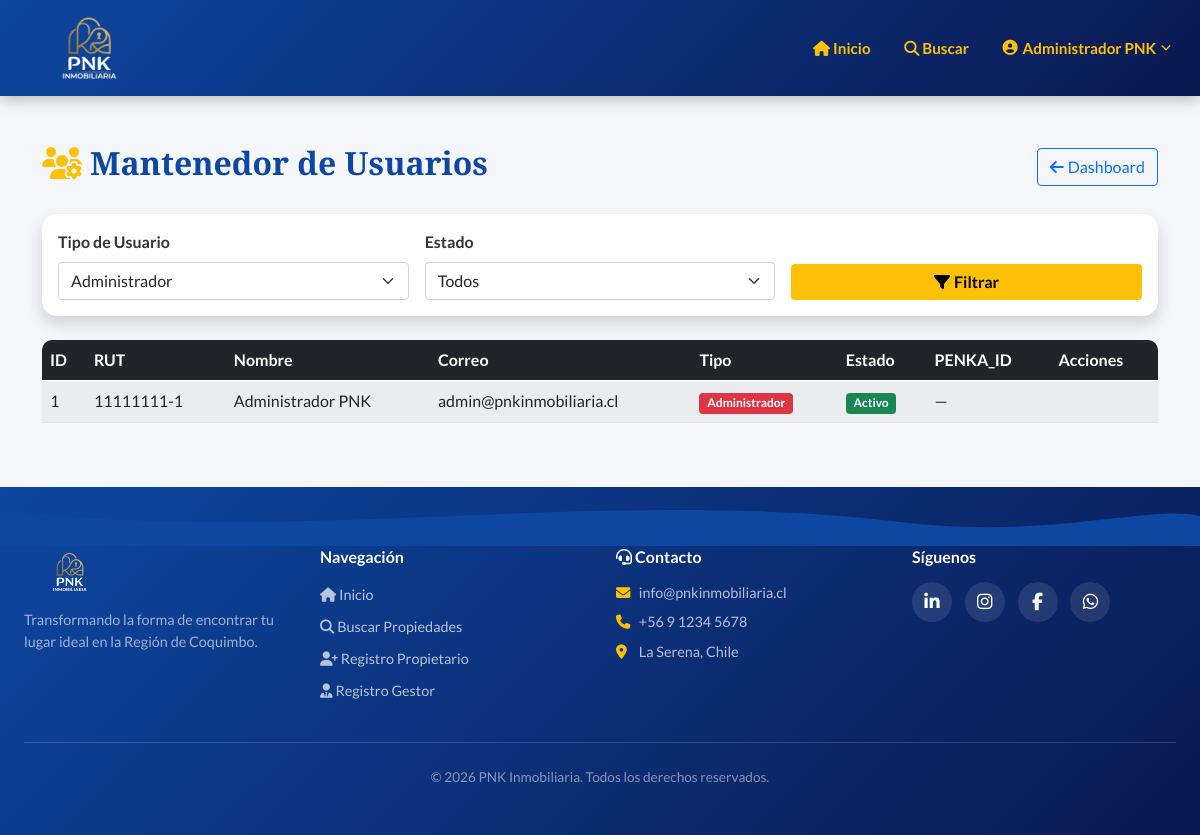
The app's page /crud-usuarios.php?tipo=administrador (signed in) with its own data.
### tables this page shows
CREATE TABLE usuarios (
    id              INT AUTO_INCREMENT PRIMARY KEY,
    rut             VARCHAR(12) NOT NULL UNIQUE,
    nombre_completo VARCHAR(150) NOT NULL,
    fecha_nacimiento DATE NULL,
    correo          VARCHAR(150) NOT NULL UNIQUE,
    password        VARCHAR(255) NOT NULL,
    sexo            ENUM('M','F') NULL,
    telefono        VARCHAR(20) NULL,
    tipo_usuario    ENUM('administrador','propietario','gestor') NOT NULL DEFAULT 'propietario',
    estado          ENUM('pendiente','activo','inactivo') NOT NULL DEFAULT 'pendiente',
    penka_id        VARCHAR(20) NULL COMMENT 'Solo para gestores, formato PNK-YYYY-XXXX',
    certificado_antecedentes VARCHAR(255) NULL COMMENT 'Ruta del archivo PDF/imagen',
    num_propiedad_bbr VARCHAR(50) NULL COMMENT 'Nro. propiedad Bienes Raíces (propietarios)',
    created_at      TIMESTAMP DEFAULT CURRENT_TIMESTAMP,
    updated_at      TIMESTAMP DEFAULT CURRENT_TIMESTAMP ON UPDATE CURRENT_TIMESTAMP,
    INDEX idx_tipo_usuario (tipo_usuario),
    INDEX idx_estado (estado),
    INDEX idx_correo (correo)
);

### includes/auth.php (called while the page is built, shortened)
<?php
function sanitize(string $input): string {
    return htmlspecialchars(trim($input), ENT_QUOTES, 'UTF-8');
}

### crud-usuarios.php (the view, shortened to what this page needs)
<?php
require_once 'includes/header.php';
$filtroTipo = $_GET['tipo'] ?? '';
$page = max(1, intval($_GET['page'] ?? 1));
$perPage = 10;
$offset = ($page - 1) * $perPage;
$where = "WHERE 1=1";
$params = [];
if ($filtroTipo) { $where .= " AND tipo_usuario = ?"; $params[] = $filtroTipo; }
$stmt = $pdo->prepare("SELECT * FROM usuarios $where ORDER BY created_at DESC LIMIT $perPage OFFSET $offset");
$stmt->execute($params);
$usuarios = $stmt->fetchAll();
?>
<section class="container my-5">
    <div class="d-flex justify-content-between align-items-center mb-4">
        <h2 class="fw-bold"><i class="fas fa-users-cog text-warning me-2"></i>Mantenedor de Usuarios</h2>
        <a href="dashboard.php" class="btn btn-outline-primary"><i class="fas fa-arrow-left me-1"></i>Dashboard</a>
    </div>
    <div class="card premium-card border-0 shadow p-3 mb-4">
        <form method="GET" class="row g-3 align-items-end">
            <div class="col-md-4">
                <label class="form-label fw-bold">Tipo de Usuario</label>
                <select name="tipo" class="form-select">
                    <option value="administrador" <?= $filtroTipo==='administrador'?'selected':'' ?>>Administrador</option>
                </select>
            </div>
            <div class="col-md-4">
                <label class="form-label fw-bold">Estado</label>
                <select name="estado" class="form-select">
                    <option value="">Todos</option>
                </select>
            </div>
            <div class="col-md-4">
                <button class="btn btn-warning text-dark fw-bold w-100"><i class="fas fa-filter me-1"></i>Filtrar</button>
            </div>
        </form>
    </div>
    <div class="table-responsive">
        <table class="table table-striped table-hover align-middle">
            <thead class="table-dark">
                <tr><th>ID</th><th>RUT</th><th>Nombre</th><th>Correo</th><th>Tipo</th><th>Estado</th><th>PENKA_ID</th><th>Acciones</th></tr>
            </thead>
            <tbody>
            <?php foreach ($usuarios as $u): ?>
                <tr>
                    <td><?= $u['id'] ?></td>
                    <td><?= sanitize($u['rut']) ?></td>
                    <td><?= sanitize($u['nombre_completo']) ?></td>
                    <td><?= sanitize($u['correo']) ?></td>
                    <td><span class="badge bg-<?= $u['tipo_usuario']==='administrador'?'danger':($u['tipo_usuario']==='propietario'?'primary':'info') ?>"><?= ucfirst($u['tipo_usuario']) ?></span></td>
                    <td><span class="badge bg-<?= $u['estado']==='activo'?'success':($u['estado']==='pendiente'?'warning text-dark':'secondary') ?>"><?= ucfirst($u['estado']) ?></span></td>
                    <td><?= $u['penka_id'] ? sanitize($u['penka_id']) : '—' ?></td>
                    <td>
                    </td>
                </tr>
            <?php endforeach; ?>
            </tbody>
        </table>
    </div>
</section>
<?php require_once 'includes/footer.php'; ?>

### css/style.css (style rules this page uses)
:root { --color-header: #0d47a1; --color-secundario: #1976d2; --color-acento: #ffc107; --color-texto: #ffffff; --color-dark: #0a1950; --color-gold: #d4a843; --font-heading: 'Playfair Display', Georgia, serif; --font-body: 'Lato', 'Segoe UI', sans-serif; --shadow-card: 0 10px 30px rgba(0, 0, 0, 0.08); --shadow-hover: 0 15px 35px rgba(0, 0, 0, 0.15); --radius: 15px; --transition: all 0.3s ease; }
* { box-sizing: border-box; }
body { font-family: var(--font-body); margin: 0; background: #f5f6fa; color: #333; min-height: 100vh; display: flex; flex-direction: column; }
h1, h2, h3, h4, h5, h6 { font-family: var(--font-heading); color: var(--color-header); font-weight: 700; }
.hero-section h1, .hero-section h2, .hero-section h3, .footer-pnk h1, .footer-pnk h2, .footer-pnk h3, .footer-pnk h4, .bg-header-institutional h1, .bg-header-institutional h2, .bg-header-institutional h3, .table-dark th { color: #fff; }
.premium-card { border: none; border-radius: var(--radius); box-shadow: var(--shadow-card); transition: var(--transition); background: #fff; }
.btn-custom, .btn-warning { background-color: var(--color-acento); color: #000 !important; font-weight: bold; border: none; transition: var(--transition); }
.table-striped tbody tr:nth-of-type(odd) { background-color: #f8f9fa; }
.table-responsive { border-radius: 10px; overflow: hidden; }
.premium-card { animation: fadeInUp 0.5s ease-out; }

### records on screen
usuarios: id "1", rut "11111111-1", nombre_completo "Administrador PNK", correo "admin@pnkinmobiliaria.cl", tipo_usuario "Administrador", estado "Activo"

### other values on screen
getUserName() "Administrador PNK"
